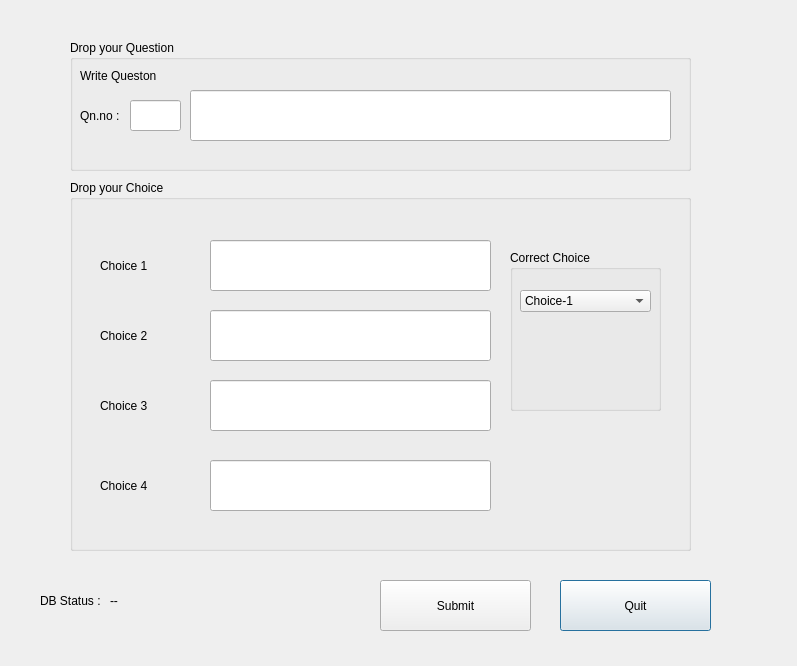
<?xml version="1.0" encoding="UTF-8"?>
<ui version="4.0">
 <class>admin_tech_med</class>
 <widget class="QDialog" name="admin_tech_med">
  <property name="geometry">
   <rect>
    <x>0</x>
    <y>0</y>
    <width>797</width>
    <height>666</height>
   </rect>
  </property>
  <property name="windowTitle">
   <string>Dialog</string>
  </property>
  <widget class="QGroupBox" name="qn_box">
   <property name="geometry">
    <rect>
     <x>70</x>
     <y>40</y>
     <width>621</width>
     <height>131</height>
    </rect>
   </property>
   <property name="title">
    <string>Drop your Question</string>
   </property>
   <widget class="QLabel" name="label_2">
    <property name="geometry">
     <rect>
      <x>10</x>
      <y>10</y>
      <width>161</width>
      <height>51</height>
     </rect>
    </property>
    <property name="text">
     <string>Write Queston</string>
    </property>
   </widget>
   <widget class="QLineEdit" name="qn_editor">
    <property name="geometry">
     <rect>
      <x>120</x>
      <y>50</y>
      <width>481</width>
      <height>51</height>
     </rect>
    </property>
   </widget>
   <widget class="QLabel" name="label">
    <property name="geometry">
     <rect>
      <x>10</x>
      <y>60</y>
      <width>51</width>
      <height>31</height>
     </rect>
    </property>
    <property name="text">
     <string>Qn.no :</string>
    </property>
   </widget>
   <widget class="QLineEdit" name="qn_number">
    <property name="geometry">
     <rect>
      <x>60</x>
      <y>60</y>
      <width>51</width>
      <height>31</height>
     </rect>
    </property>
   </widget>
  </widget>
  <widget class="QLabel" name="label_3">
   <property name="geometry">
    <rect>
     <x>40</x>
     <y>590</y>
     <width>91</width>
     <height>21</height>
    </rect>
   </property>
   <property name="text">
    <string>DB Status :</string>
   </property>
  </widget>
  <widget class="QPushButton" name="quit">
   <property name="geometry">
    <rect>
     <x>560</x>
     <y>580</y>
     <width>151</width>
     <height>51</height>
    </rect>
   </property>
   <property name="styleSheet">
    <string notr="true">QPushButton {background-color: white;
    border-style: outset;
    border-width: 2px;
    border-color: black;
    border-radius: 3px;
    font: bold 18px;
    padding: 3px;
color:black;
};</string>
   </property>
   <property name="text">
    <string>Quit</string>
   </property>
  </widget>
  <widget class="QLabel" name="qn_db_status">
   <property name="geometry">
    <rect>
     <x>110</x>
     <y>590</y>
     <width>91</width>
     <height>21</height>
    </rect>
   </property>
   <property name="text">
    <string>--</string>
   </property>
  </widget>
  <widget class="QPushButton" name="submitbtn">
   <property name="geometry">
    <rect>
     <x>380</x>
     <y>580</y>
     <width>151</width>
     <height>51</height>
    </rect>
   </property>
   <property name="styleSheet">
    <string notr="true">QPushButton {background-color: white;
    border-style: outset;
    border-width: 2px;
    border-color: black;
    border-radius: 3px;
    font: bold 18px;
    padding: 3px;
color:black;
};</string>
   </property>
   <property name="text">
    <string>Submit</string>
   </property>
  </widget>
  <widget class="QGroupBox" name="choice_box">
   <property name="geometry">
    <rect>
     <x>70</x>
     <y>180</y>
     <width>621</width>
     <height>371</height>
    </rect>
   </property>
   <property name="title">
    <string>Drop your Choice</string>
   </property>
   <widget class="QLabel" name="label_7">
    <property name="geometry">
     <rect>
      <x>30</x>
      <y>280</y>
      <width>101</width>
      <height>51</height>
     </rect>
    </property>
    <property name="text">
     <string>Choice 4</string>
    </property>
   </widget>
   <widget class="QLineEdit" name="choice_2">
    <property name="geometry">
     <rect>
      <x>140</x>
      <y>130</y>
      <width>281</width>
      <height>51</height>
     </rect>
    </property>
   </widget>
   <widget class="QLabel" name="label_5">
    <property name="geometry">
     <rect>
      <x>30</x>
      <y>130</y>
      <width>101</width>
      <height>51</height>
     </rect>
    </property>
    <property name="text">
     <string>Choice 2</string>
    </property>
   </widget>
   <widget class="QLineEdit" name="choice_1">
    <property name="geometry">
     <rect>
      <x>140</x>
      <y>60</y>
      <width>281</width>
      <height>51</height>
     </rect>
    </property>
   </widget>
   <widget class="QLineEdit" name="choice_4">
    <property name="geometry">
     <rect>
      <x>140</x>
      <y>280</y>
      <width>281</width>
      <height>51</height>
     </rect>
    </property>
   </widget>
   <widget class="QLineEdit" name="choice_3">
    <property name="geometry">
     <rect>
      <x>140</x>
      <y>200</y>
      <width>281</width>
      <height>51</height>
     </rect>
    </property>
   </widget>
   <widget class="QLabel" name="label_6">
    <property name="geometry">
     <rect>
      <x>30</x>
      <y>200</y>
      <width>101</width>
      <height>51</height>
     </rect>
    </property>
    <property name="text">
     <string>Choice 3</string>
    </property>
   </widget>
   <widget class="QLabel" name="label_4">
    <property name="geometry">
     <rect>
      <x>30</x>
      <y>60</y>
      <width>101</width>
      <height>51</height>
     </rect>
    </property>
    <property name="text">
     <string>Choice 1</string>
    </property>
   </widget>
   <widget class="QGroupBox" name="crt_choice">
    <property name="geometry">
     <rect>
      <x>440</x>
      <y>70</y>
      <width>151</width>
      <height>161</height>
     </rect>
    </property>
    <property name="title">
     <string>Correct Choice</string>
    </property>
    <widget class="QComboBox" name="comboBox">
     <property name="geometry">
      <rect>
       <x>10</x>
       <y>40</y>
       <width>131</width>
       <height>22</height>
      </rect>
     </property>
     <item>
      <property name="text">
       <string>Choice-1</string>
      </property>
     </item>
     <item>
      <property name="text">
       <string>Choice-2</string>
      </property>
     </item>
     <item>
      <property name="text">
       <string>Choice-3</string>
      </property>
     </item>
     <item>
      <property name="text">
       <string>Choice-4</string>
      </property>
     </item>
    </widget>
   </widget>
  </widget>
 </widget>
 <resources/>
 <connections/>
</ui>
